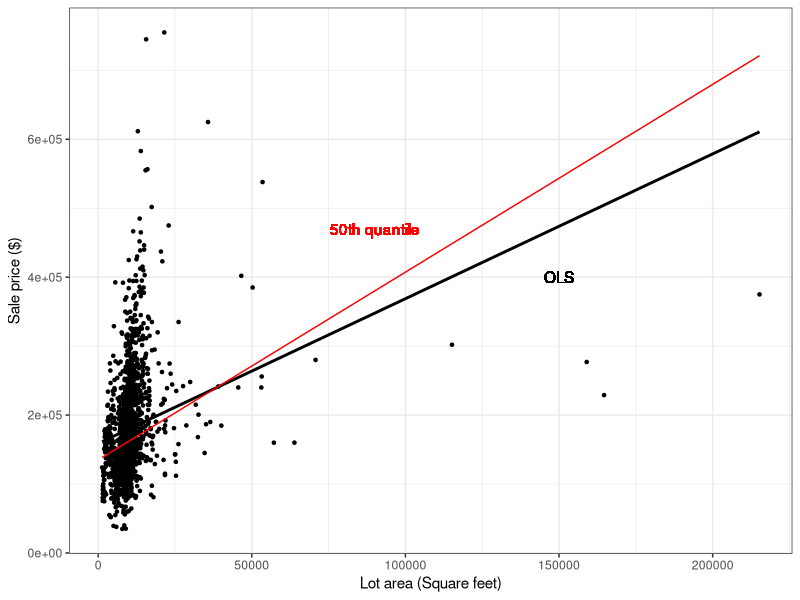
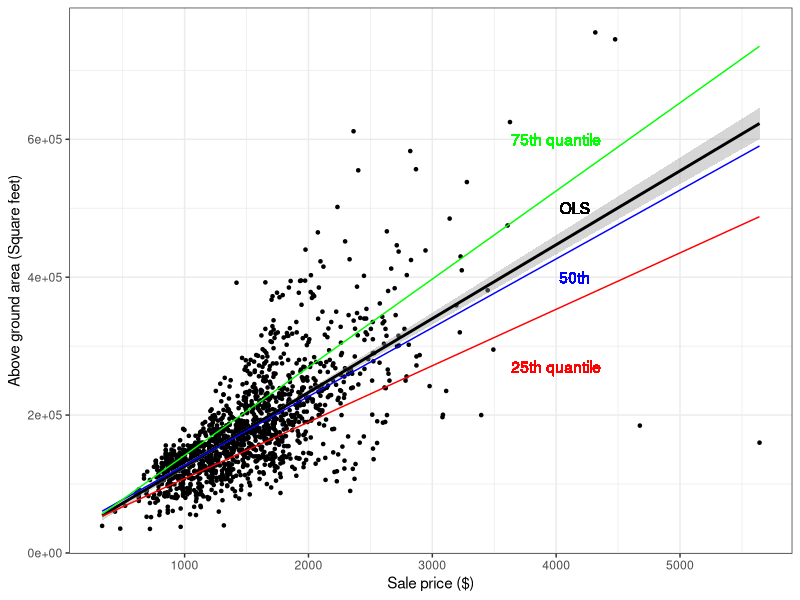
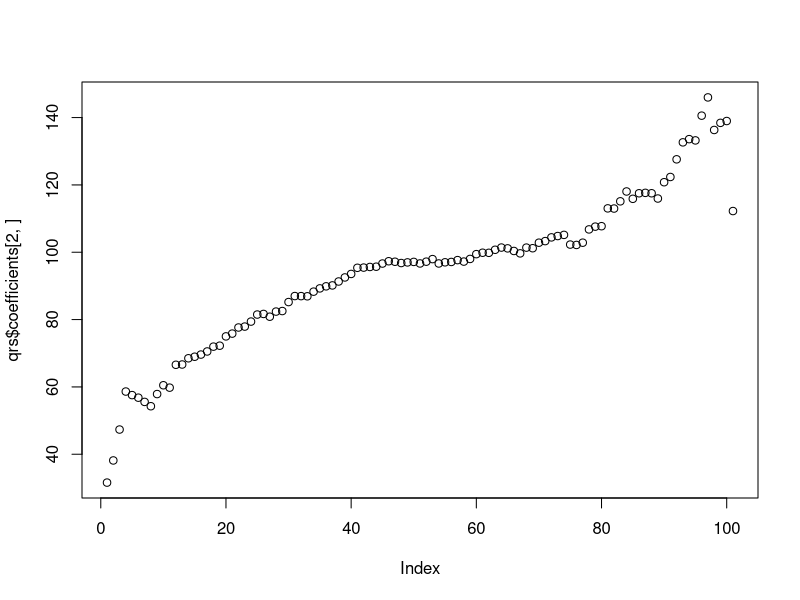
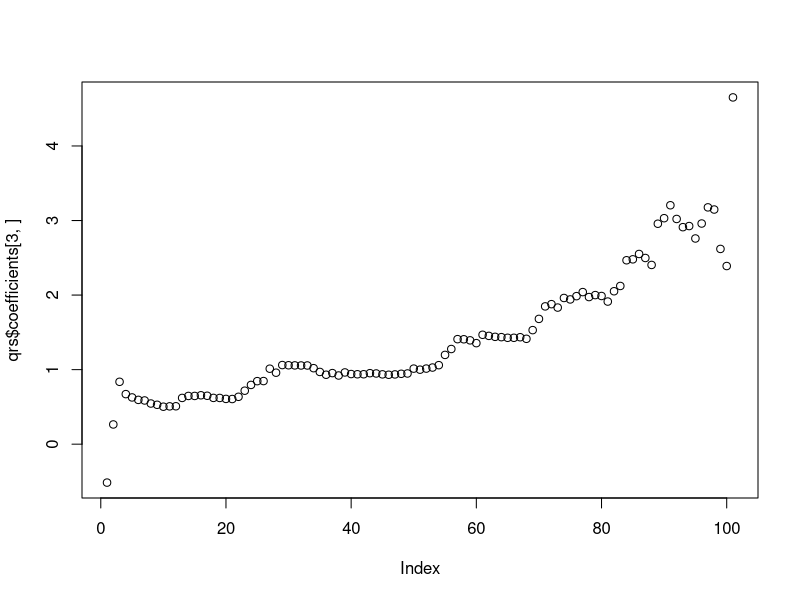
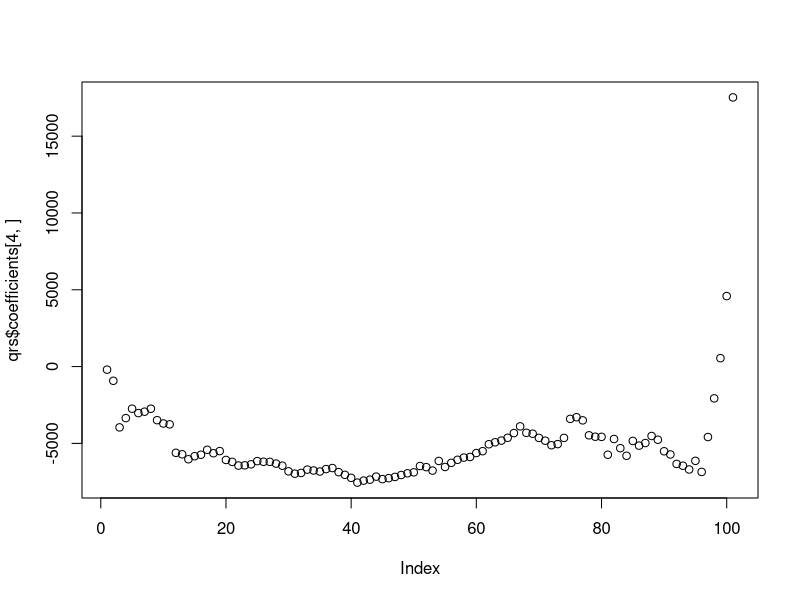
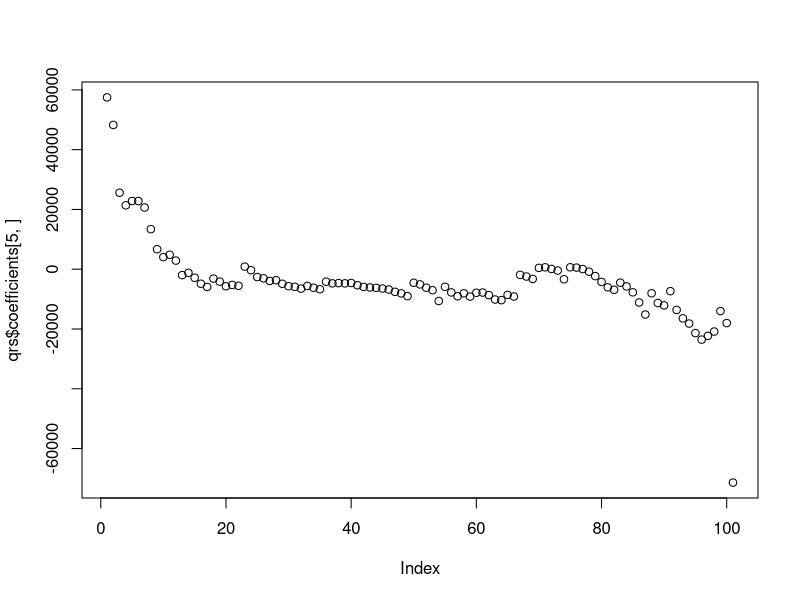
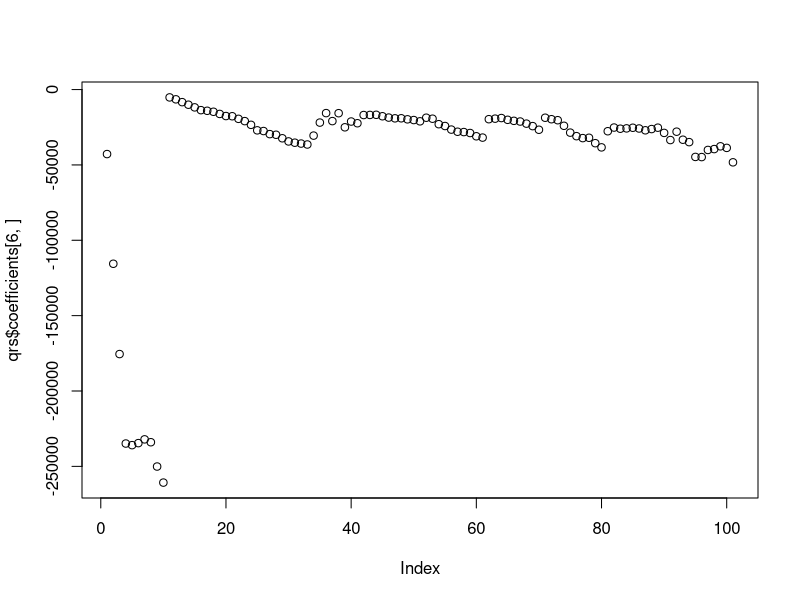
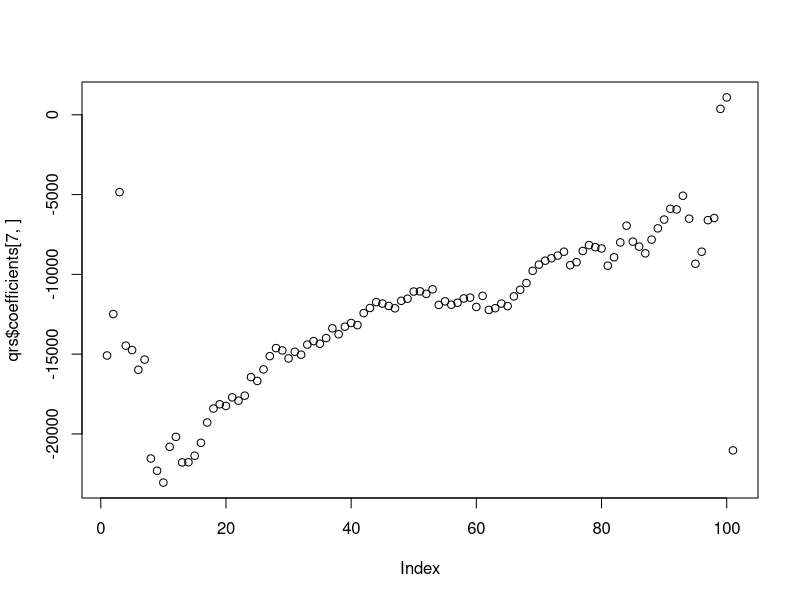

Generate these figures, in order, with R: (Note: this script raises an error after producing the figures.)
## ---- chunk 1
# installing/loading the package:
# if(!require(installr)) {
#   install.packages("installr"); 
#   require(installr)
# } #load / install+load installr
# # using the package:
# updateR()

# install.packages('rmarkdown')
# install.packages("quantreg")
library("quantreg")
#library(sjPlot)
library(haven)
library(gridExtra)
library(tidyverse)
library(Metrics)
require(gridExtra)
#library(equatiomatic)
#library(fastDummies)
#library(pscl)

#library(gsheet)
#library(brant)
#library(MASS)
#library(lmtest)
#library(reshape2)

#library(nnet)
#library(AER)
#library(boot)

#library(asaur)

## ---- chunk 2
df <- read.csv("TrainData.csv") |>
  na.omit() |>
  distinct()

## ---- chunk 3

df |> ggplot(aes(y = SalePrice, x = LotArea)) +
  geom_point(size = 0.9) +
  geom_smooth(method = lm, se = F, color = "black") +
  geom_text(aes(y = 400000, x = 150000, label = "OLS"), color="black") + 
  geom_quantile(quantiles=0.5, color="red") + 
  geom_text(aes(y = 470000, x = 90000, label = "50th quantile"), color="red") + 
  ylab("Sale price ($)") +
  xlab("Lot area (Square feet)") +
  theme_bw()
## ---- chunk 4
# df |> ggplot(aes(y = SalePrice, x = GrLivArea)) +
#   geom_boxplot()

df |> ggplot(aes(y = SalePrice, x = GrLivArea)) +
  geom_point(size = 0.9) +
  stat_smooth(method = lm, color = "black") +
  geom_text(aes(x = 4150, y = 500000, label = "OLS"), color="black") + 
  geom_quantile(quantiles=0.25, color="red") + 
  geom_text(aes(x = 4000, y = 270000, label = "25th quantile"), color="red") + 
  geom_quantile(quantiles=0.5, color="blue") + 
  geom_text(aes(x = 4150, y = 400000, label = "50th"), color="blue") + 
  geom_quantile(quantiles=0.75, color="green") + 
  geom_text(aes(x = 4000, y = 600000, label = "75th quantile"), color="green") + 
  xlab("Sale price ($)") +
  ylab("Above ground area (Square feet)") +
  theme_bw()
## ---- chunk 5
qr50 = rq(data=df, SalePrice ~ GrLivArea + LotArea + TotRmsAbvGrd + as.factor(LotShape) + as.factor(Foundation), tau=0.5)
qr50_summary = summary(qr50)
qr50_summary
## ---- chunk 6
#Generate all QR models 
taus <- seq(from=0, to=1, by=.01)
qrs = rq(data=df, SalePrice ~ GrLivArea + LotArea + TotRmsAbvGrd + as.factor(LotShape) + as.factor(Foundation), tau=taus)
## ---- chunk 7
num_of_rows <- nrow(qrs$coefficients)
p_grLivArea <- plot(qrs$coefficients[2, ])
p_LotArea <- plot(qrs$coefficients[3, ])
p_TotsRmsAbvGrd <- plot(qrs$coefficients[4, ])
p_IR2 <- plot(qrs$coefficients[5, ])
p_IR3 <- plot(qrs$coefficients[6, ])
p_Reg <- plot(qrs$coefficients[7, ])
p_CBlock <- plot(qrs$coefficients[8, ])
p_Conic <- plot(qrs$coefficients[9, ])

grid.arrange(plot(qrs$coefficients[2, ]),
plot(qrs$coefficients[3, ]),
plot(qrs$coefficients[4, ]),
plot(qrs$coefficients[5, ]),
plot(qrs$coefficients[6, ]),
plot(qrs$coefficients[7, ]),
plot(qrs$coefficients[8, ]),
plot(qrs$coefficients[9, ]),
ncol=3, nrow=4)
## ---- chunk 8
ols = lm(data=df, SalePrice ~ GrLivArea + LotArea + TotRmsAbvGrd + as.factor(LotShape) + as.factor(Foundation))
ols_summary = summary(ols)
ols_summary
## ---- chunk 9
olsMae = mae(predict(ols), df$SalePrice)
olsMae
Qr50Mae = mae(predict(qr50), df$SalePrice)
Qr50Mae
## ---- chunk 10
olsRmse = rmse(predict(ols), df$SalePrice)
olsRmse
Qr50Rmse = rmse(predict(qr50), df$SalePrice)
Qr50Rmse
## ---- chunk 11
ols_summary$df[2]
qr50_summary$rdf
## ---- chunk 12
# Min OLS error
format(round(min(ols_summary$residuals), digits=0), scientific=F)
# Absolute min OLS error
format(round(min(abs(ols_summary$residuals)), digits=0), scientific=F)
# Max OLS error
format(round(max(ols_summary$residuals), digits=0), scientific=F)
# Absolute max OLS error
format(round(max(abs(ols_summary$residuals)), digits=0), scientific=F)
# Min QR 50th error
format(round(min(qr50_summary$residuals), digits=0), scientific=F)
# Absolute min QR 50th error
format(round(min(abs(qr50_summary$residuals)), digits=0), scientific=F)
# Max QR 50th error
format(round(max(qr50_summary$residuals), digits=0), scientific=F)
# Absolute max QR 50th error
format(round(max(abs(qr50_summary$residuals)), digits=0), scientific=F)
